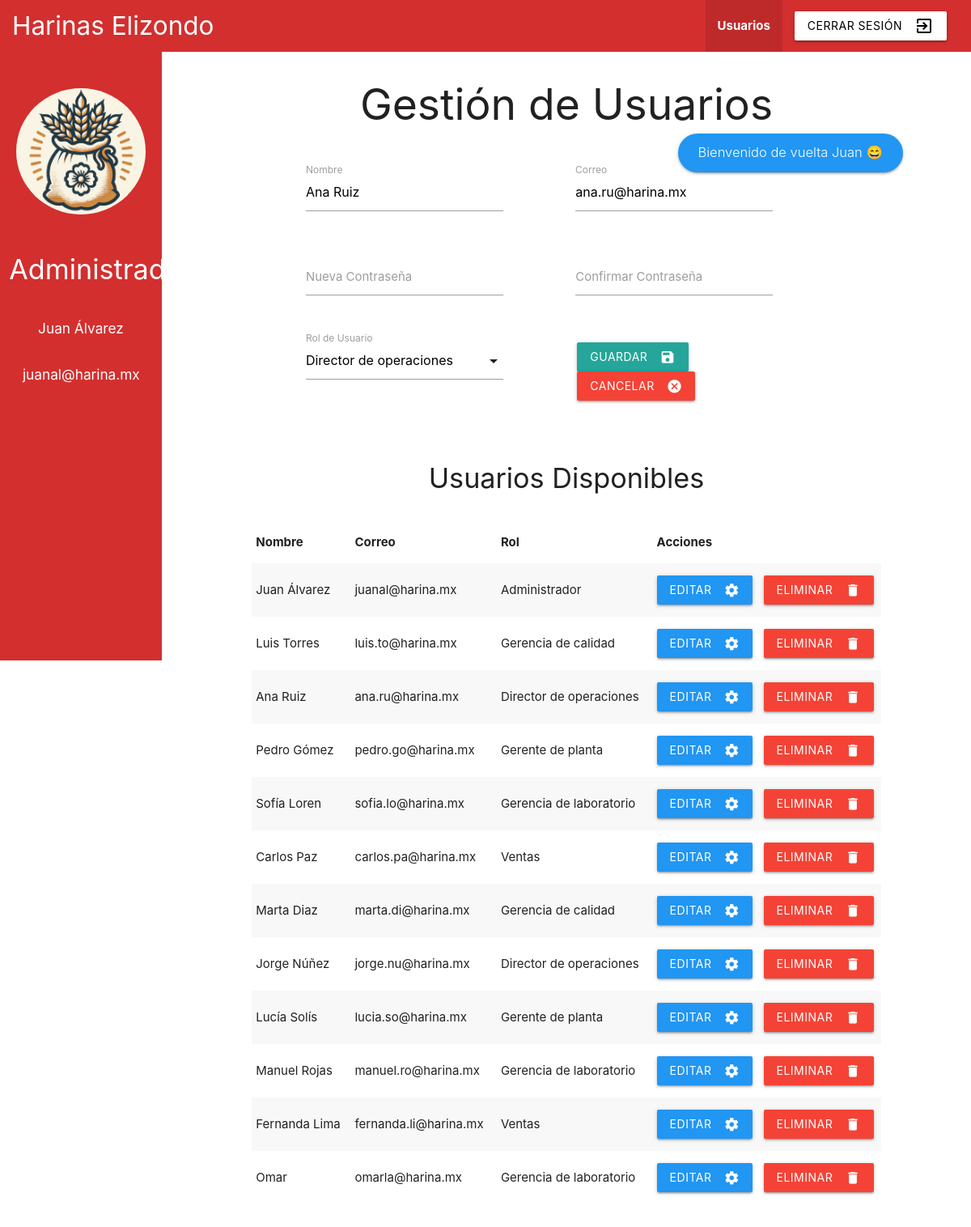
The page /dashboard.php?user_id=3 (signed in) on the database its author committed.
### tables this page shows
CREATE TABLE `rol` (
  `id_rol` int(11) NOT NULL,
  `rol` varchar(50) NOT NULL,
  `color` varchar(50) NOT NULL
);

CREATE TABLE `usuario` (
  `id_usuario` int(11) NOT NULL,
  `nombre` varchar(100) NOT NULL,
  `contra` varchar(32) NOT NULL,
  `id_rol` int(11) DEFAULT NULL,
  `correo` varchar(100) NOT NULL
);

### actions/db.php (called while the page is built, shortened)
<?php
function query ($conn, $q) {
    return $conn->query($q);
}
?>

### views/usuarios.php (the view, shortened to what this page needs)
<?php
	$result_roles = query($conn, "SELECT * FROM rol;");
	$result_users = query($conn, "SELECT * FROM usuario;");
	$roles_array = array();
	$update_mode = isset($_GET['user_id']);
	$update = "";
	if ($update_mode) {
		$user_update = query($conn, "SELECT * FROM usuario WHERE id_usuario=".$_GET['user_id'].";");
		$update = $user_update->fetch_assoc();
	}
?>
<div class="col s12">
	<div class="row center-align">
		<h2>Gestión de Usuarios</h2>
	</div>
	<div class="row">
		<form class="col s12" method="POST" action="actions/usuarios.php<?php echo $update_mode ? "?user_update_id=".$_GET['user_id'] : "" ?>">
			<div class="row">
				<div class="input-field col s4 offset-s1">
					<input id="nombre" type="text" class="validate" name="name" value="<?php echo $update_mode ? $update['nombre'] : ""; ?>">
					<label for="nombre">Nombre</label>
		        </div>
		        <div class="input-field col s4 offset-s1">
					<input id="correo" type="text" class="validate" name="email" value="<?php echo $update_mode ? $update['correo'] : ""; ?>">
					<label for="correo">Correo</label>
		        </div>
		    </div>
		    <div class="row">
				<div class="input-field col s4 offset-s1">
					<input id="password" type="password" class="validate" name="password">
					<label for="password"><?php echo $update_mode ? "Nueva " : "" ?>Contraseña</label>
		        </div>
		        <div class="input-field col s4 offset-s1">
					<input id="repeat" type="password" class="validate" name="repeat">
					<label for="repeat">Confirmar Contraseña</label>
		        </div>
		    </div>
		    <div class="row">
			    <div class="input-field col s4 offset-s1">
						<?php
							while ($row = $result_roles->fetch_assoc()) {
								$roles_array[] = $row['rol'];
    						}
						?>
					<label>Rol de Usuario</label>
				</div>
				<div class="input-field col s4 offset-s1">
					<div class="buttons-row row">
						<button class="<?php echo $update_mode ? "" : "hide "; ?>margin-left waves-effect waves-light btn" name="action" value="update" type="submit">
							<i class="material-icons right">save</i>Guardar
						</button>
						<a href="dashboard.php" class="<?php echo $update_mode ? "" : "hide "; ?> margin-left waves-effect waves-light btn red">
							<i class="material-icons right">cancel</i>Cancelar
						</a>
					</div>
				</div>
			</div>
		</form>
	</div>
	<div class="row center-align">
		<h4>Usuarios Disponibles</h4>
	</div>
	<div class="row">
		<div class="col s12">
			<table class="striped">
				<thead>
					<tr>
						<th>Nombre</th>
						<th>Correo</th>
						<th>Rol</th>
						<th>Acciones</th>
					</tr>
				</thead>
				<tbody>
					<?php
						while ($row = $result_users->fetch_assoc()) {
							echo "<tr>";
							echo "<td>".$row['nombre']."</td>";
							echo "<td>".$row['correo']."</td>";
							echo "<td>".$roles_array[$row['id_rol']-1]."</td>";
							echo "<td>";
							echo "<a class=\"blue waves-effect waves-light btn\" href=\"?user_id=".$row["id_usuario"]."\"><i class=\"material-icons right\">settings</i>Editar</a>";
							echo "<a class=\"red margin-left waves-effect waves-light btn\" href=\"actions/usuarios.php?user_id=".$row["id_usuario"]."\"><i class=\"material-icons right\">delete</i>Eliminar</a>";
							echo "</td>";
							echo "</tr>";
						}
					?>
				</tbody>
			</table>
		</div>
	</div>
</div>

### components/sidebar.php
<div class="sidebar col s2 <?php echo $role['color']; ?>">
	<div class="row">
		<img class="img-sidebar" src="assets/icon.png">
	</div>
	<div class="row">
		<div class="col s12 center-align">
			<h4 class="white-text title"><?php echo $role['rol']; ?></h4>
		</div>
	</div>
	<div class="row">
		<div class="col s10 offset-s1 center-align">
			<h6 class="white-text"><?php echo $_SESSION['nombre']; ?></h6>
		</div>
	</div>
	<div class="row">
		<div class="col s10 offset-s1 center-align">
			<h6 class="white-text"><?php echo $_SESSION['correo']; ?></h6>
		</div>
	</div>
</div>

### dashboard.php (style rules this page uses)
.title { text-transform: capitalize; }
.img-sidebar { width: 80%; border-radius: 100%; margin-left: 10%; margin-top: 3rem; }
.sidebar { height: 94vh; position: fixed; }

### views/usuarios.php (style rules this page uses)
.margin-left { margin-left: 5%; }

### rows shown on the page
rol: rol "Administrador"
usuario: name "Ana Ruiz", email "ana.ru@harina.mx", nombre "Ana Ruiz", correo "ana.ru@harina.mx", id_rol "Director de operaciones"
usuario: nombre "Juan Álvarez", correo "juanal@harina.mx", id_rol "Administrador"
usuario: nombre "Luis Torres", correo "luis.to@harina.mx", id_rol "Gerencia de calidad"
usuario: nombre "Pedro Gómez", correo "pedro.go@harina.mx", id_rol "Gerente de planta"
usuario: nombre "Sofía Loren", correo "sofia.lo@harina.mx", id_rol "Gerencia de laboratorio"
usuario: nombre "Carlos Paz", correo "carlos.pa@harina.mx", id_rol "Ventas"
usuario: nombre "Marta Diaz", correo "marta.di@harina.mx", id_rol "Gerencia de calidad"
usuario: nombre "Jorge Núñez", correo "jorge.nu@harina.mx", id_rol "Director de operaciones"
usuario: nombre "Lucía Solís", correo "lucia.so@harina.mx", id_rol "Gerente de planta"
usuario: nombre "Manuel Rojas", correo "manuel.ro@harina.mx", id_rol "Gerencia de laboratorio"
usuario: nombre "Fernanda Lima", correo "fernanda.li@harina.mx", id_rol "Ventas"
usuario: nombre "Omar", correo "omarla@harina.mx", id_rol "Gerencia de laboratorio"

### other values the page prints
$view "Usuarios"
$_SESSION['nombre'] "Juan Álvarez"
$_SESSION['correo'] "juanal@harina.mx"
